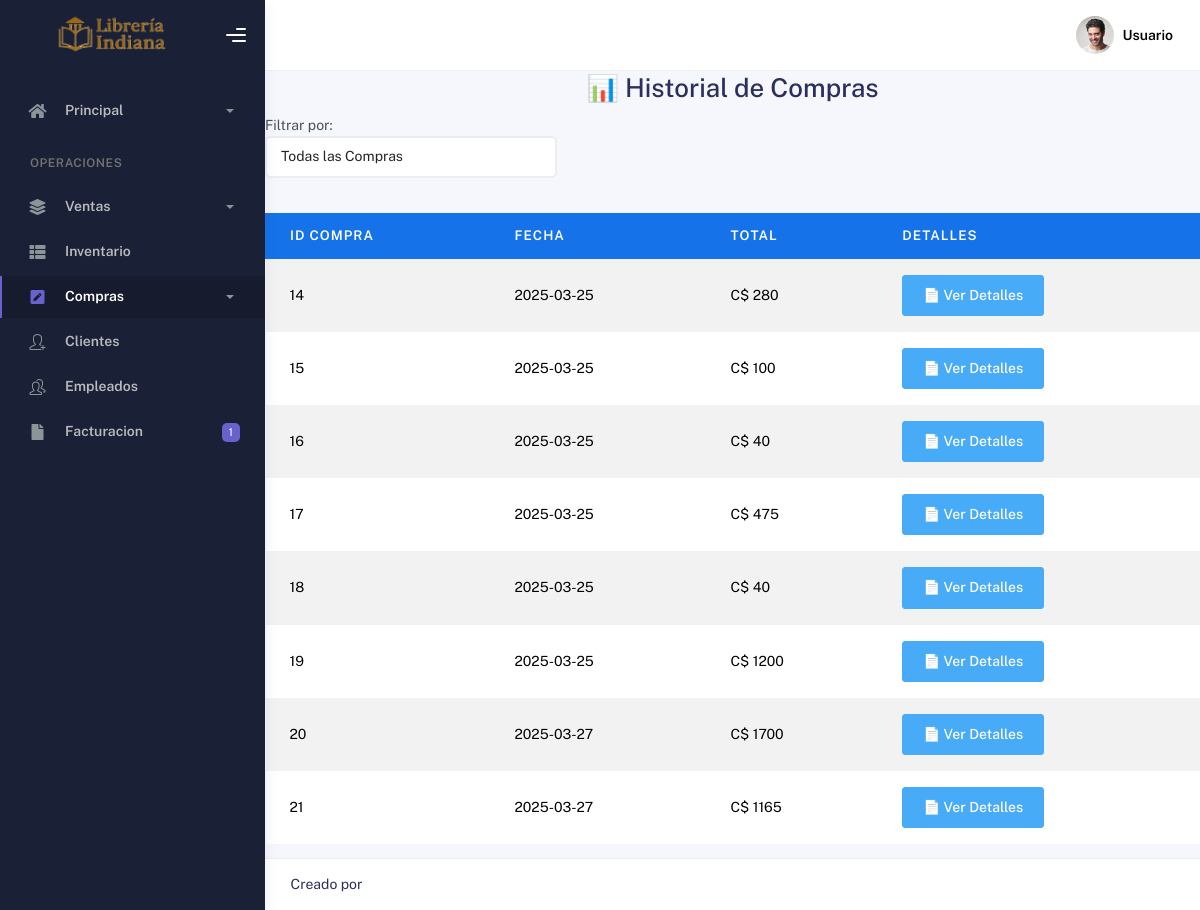
The app's page /historial_compras with its own data.
### tables this page shows
CREATE TABLE Compra (
    IDCompra INTEGER PRIMARY KEY AUTOINCREMENT,
    Fecha DATETIME,
    Total DECIMAL NOT NULL
);

### app.py (the view)
@app.route("/historial_compras")
def historial_compras():
    conexion = get_db_connection()
    cursor = conexion.cursor()
    cursor.execute("SELECT IDCompra, Fecha, Total FROM Compra")
    compras = [
        {"id": row[0], "fecha": row[1], "total": row[2]}
        for row in cursor.fetchall()
    ]
    conexion.close()
    return render_template("historial_compras.html", compras=compras)

### app.py (called while the page is built)
def get_db_connection():
    conn = sqlite3.connect(database_path)
    conn.row_factory = sqlite3.Row
    return conn

@app.after_request
def add_header(response):
    response.headers["Cache-Control"] = "no-cache, no-store, must-revalidate"
    response.headers["Pragma"] = "no-cache"
    response.headers["Expires"] = "0"
    return response

### templates/historial_compras.html (shortened to what this page needs)
{% extends "layout.html" %}
{% block main %}
<h2 class="text-center">📊 Historial de Compras</h2>
<div class="row mb-3">
    <div class="col-md-4">
        <label for="filtro-compras">Filtrar por:</label>
        <select id="filtro-compras" class="form-control">
            <option value="todas">Todas las Compras</option>
        </select>
    </div>
</div>
<div class="table-responsive">
    <table class="table table-striped table-head-bg-primary mt-4">
        <thead>
            <tr>
                <th>ID Compra</th>
                <th>Fecha</th>
                <th>Total</th>
                <th>Detalles</th>
            </tr>
        </thead>
        <tbody id="tabla-compra">
            {% for compra in compras %}
            <tr>
                <td>{{ compra.id }}</td>
                <td>{{ compra.fecha }}</td>
                <td>C$ {{ compra.total | round(2) }}</td>
                <td>
                    <button class="btn btn-info ver-detalle" data-id="{{ compra.id }}">
                        📄 Ver Detalles
                    </button>
                </td>
            </tr>
            {% endfor %}
        </tbody>
    </table>
</div>
{% endblock %}

### records on screen
Compra: id "14", fecha "2025-03-25", total "280"
Compra: id "15", fecha "2025-03-25", total "100"
Compra: id "16", fecha "2025-03-25", total "40"
Compra: id "17", fecha "2025-03-25", total "475"
Compra: id "18", fecha "2025-03-25", total "40"
Compra: id "19", fecha "2025-03-25", total "1200"
Compra: id "20", fecha "2025-03-27", total "1700"
Compra: id "21", fecha "2025-03-27", total "1165"
